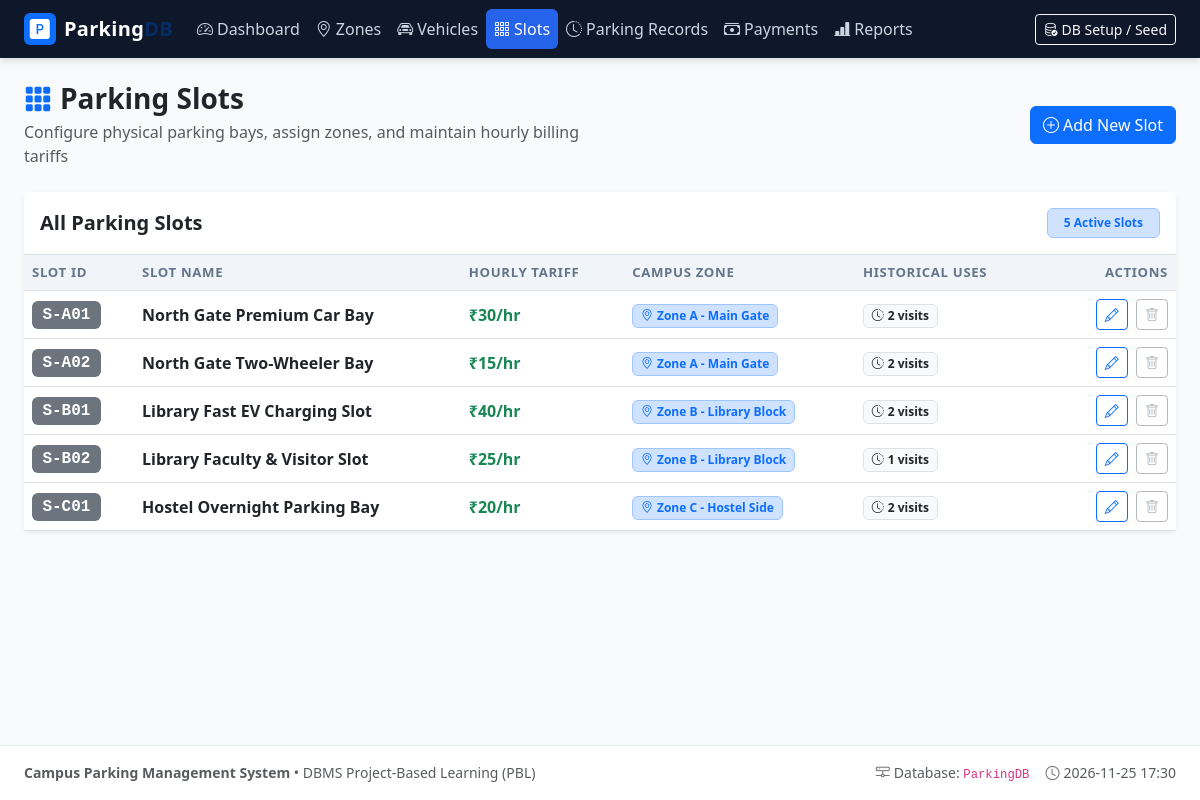
/slots.php, run on the app's committed database.
### tables this page shows
CREATE TABLE `Parking_Slot` (
    `slot_id` VARCHAR(10) PRIMARY KEY,
    `slot_name` VARCHAR(100) NOT NULL,
    `hourly_rate` INT NOT NULL DEFAULT 20,
    `zone_id` INT NULL,
    CONSTRAINT `fk_slot_zone` FOREIGN KEY (`zone_id`) 
        REFERENCES `Parking_Zone` (`zone_id`) 
        ON DELETE RESTRICT ON UPDATE CASCADE
);

CREATE TABLE `Parking_Zone` (
    `zone_id` INT AUTO_INCREMENT PRIMARY KEY,
    `zone_name` VARCHAR(50) NOT NULL UNIQUE,
    `location` VARCHAR(50) NULL
);

### includes/functions.php (called while the page is built, shortened)
<?php
function sanitize(mixed $data): string {
    return htmlspecialchars((string)($data ?? ''), ENT_QUOTES, 'UTF-8');
}

### slots.php (the view, shortened to what this page needs)
<?php
require_once __DIR__ . '/includes/header.php';
$action = $_GET['action'] ?? 'list';
$slotsStmt = $pdo->query("
    SELECT s.slot_id, s.slot_name, s.hourly_rate, s.zone_id,
           z.zone_name, z.location AS zone_location,
           COUNT(r.record_id) AS usage_count
    FROM Parking_Slot s
    LEFT JOIN Parking_Zone z ON s.zone_id = z.zone_id
    LEFT JOIN Parking_Record r ON s.slot_id = r.slot_id
    GROUP BY s.slot_id, s.slot_name, s.hourly_rate, s.zone_id, z.zone_name, z.location
    ORDER BY s.slot_id ASC
");
$slots = $slotsStmt->fetchAll();
?>
<div class="row mb-4 align-items-center">
    <div class="col-md-6">
        <h2 class="h3 fw-bold text-dark mb-1">
            <i class="bi bi-grid-3x3-gap-fill text-primary me-2"></i>Parking Slots
        </h2>
        <p class="text-muted mb-0">Configure physical parking bays, assign zones, and maintain hourly billing tariffs</p>
    </div>
    <div class="col-md-6 text-md-end mt-3 mt-md-0">
        <?php if ($action !== 'create'): ?>
            <a href="slots.php?action=create" class="btn btn-primary">
                <i class="bi bi-plus-circle me-1"></i>Add New Slot
            </a>
        <?php endif; ?>
    </div>
</div>
<div class="card border-0 shadow-sm">
    <div class="card-header bg-white py-3 border-bottom d-flex justify-content-between align-items-center">
        <h5 class="card-title mb-0 fw-bold">All Parking Slots</h5>
        <span class="badge bg-primary-subtle text-primary border border-primary-subtle px-3 py-2">
            <?= count($slots) ?> Active Slots
        </span>
    </div>
    <div class="table-responsive">
        <table class="table table-hover align-middle mb-0">
            <thead>
                <tr>
                    <th style="width: 110px;">Slot ID</th>
                    <th>Slot Name</th>
                    <th>Hourly Tariff</th>
                    <th>Campus Zone</th>
                    <th>Historical Uses</th>
                    <th style="width: 140px;" class="text-end">Actions</th>
                </tr>
            </thead>
            <tbody>
                <?php if (empty($slots)): ?>
                    <tr>
                        <td colspan="6" class="text-center text-muted py-4">No parking slots found. Click "Add New Slot" above.</td>
                    </tr>
                <?php else: ?>
                    <?php foreach ($slots as $s): ?>
                        <?php $canDelete = ($s['usage_count'] === 0); ?>
                        <tr>
                            <td>
                                <span class="badge bg-secondary text-white font-monospace fs-6">
                                    <?= sanitize($s['slot_id']) ?>
                                </span>
                            </td>
                            <td>
                                <strong class="text-dark"><?= sanitize($s['slot_name']) ?></strong>
                            </td>
                            <td>
                                <span class="fw-bold text-success">₹<?= number_format($s['hourly_rate']) ?>/hr</span>
                            </td>
                            <td>
                                <?php if ($s['zone_name']): ?>
                                    <span class="badge bg-primary-subtle text-primary border border-primary-subtle">
                                        <i class="bi bi-geo-alt me-1"></i><?= sanitize($s['zone_name']) ?>
                                    </span>
                                <?php else: ?>
                                    <span class="badge bg-light text-muted border">None</span>
                                <?php endif; ?>
                            </td>
                            <td>
                                <span class="badge bg-light text-dark border">
                                    <i class="bi bi-clock-history me-1"></i><?= $s['usage_count'] ?> visits
                                </span>
                            </td>
                            <td class="text-end">
                                <a href="slots.php?action=edit&id=<?= urlencode($s['slot_id']) ?>" class="btn btn-sm btn-outline-primary me-1" title="Edit">
                                    <i class="bi bi-pencil"></i>
                                </a>
                                <form method="POST" action="slots.php" class="d-inline"
                                      onsubmit="<?= !$canDelete ? "alert('Cannot delete slot \"".addslashes($s['slot_id'])."\": It has {$s['usage_count']} historical parking record(s) linked to it. Please delete those records first.'); return false;" : "return confirm('Are you sure you want to delete parking slot \"".addslashes($s['slot_id']). "\"?');" ?>">
                                    <button type="submit" class="btn btn-sm <?= $canDelete ? 'btn-outline-danger' : 'btn-outline-secondary opacity-50' ?>"
                                            title="<?= $canDelete ? 'Delete slot' : 'Cannot delete (has historical records)' ?>">
                                        <i class="bi bi-trash"></i>
                                    </button>
                                </form>
                            </td>
                        </tr>
                    <?php endforeach; ?>
                <?php endif; ?>
            </tbody>
        </table>
    </div>
</div>
<?php require_once __DIR__ . '/includes/footer.php'; ?>

### assets/css/style.css (style rules this page uses)
:root { --primary-color: #2563eb; --primary-hover: #1d4ed8; --secondary-color: #475569; --success-color: #10b981; --warning-color: #f59e0b; --danger-color: #ef4444; --sidebar-bg: #0f172a; --sidebar-color: #cbd5e1; --card-shadow: 0 4px 6px -1px rgba(0, 0, 0, 0.07), 0 2px 4px -2px rgba(0, 0, 0, 0.05); }
body { background-color: #f8fafc; color: #1e293b; font-family: system-ui, -apple-system, "Segoe UI", Roboto, Helvetica, Arial, sans-serif; min-height: 100vh; display: flex; flex-direction: column; }
.card { border-radius: 0.5rem; box-shadow: var(--card-shadow); border: 1px solid #e2e8f0; }
.table th { font-size: 0.825rem; text-transform: uppercase; letter-spacing: 0.05em; color: #64748b; background-color: #f1f5f9; vertical-align: middle; }
.table td { vertical-align: middle; }
.badge { font-weight: 600; padding: 0.4em 0.65em; }

### data on the page
parking_slot: slot_id "S-A01", slot_name "North Gate Premium Car Bay", hourly_rate "30", zone.zone_name "Zone A - Main Gate", usage_count "2"
parking_slot: slot_id "S-A02", slot_name "North Gate Two-Wheeler Bay", hourly_rate "15", zone.zone_name "Zone A - Main Gate", usage_count "2"
parking_slot: slot_id "S-B01", slot_name "Library Fast EV Charging Slot", hourly_rate "40", zone.zone_name "Zone B - Library Block", usage_count "2"
parking_slot: slot_id "S-B02", slot_name "Library Faculty & Visitor Slot", hourly_rate "25", zone.zone_name "Zone B - Library Block", usage_count "1"
parking_slot: slot_id "S-C01", slot_name "Hostel Overnight Parking Bay", hourly_rate "20", zone.zone_name "Zone C - Hostel Side", usage_count "2"

### other printed values
count($slots) "5"
